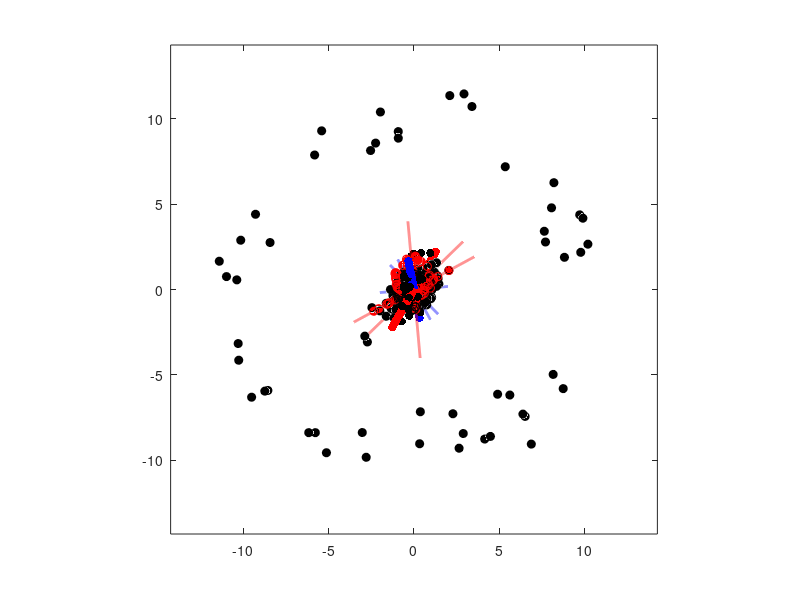
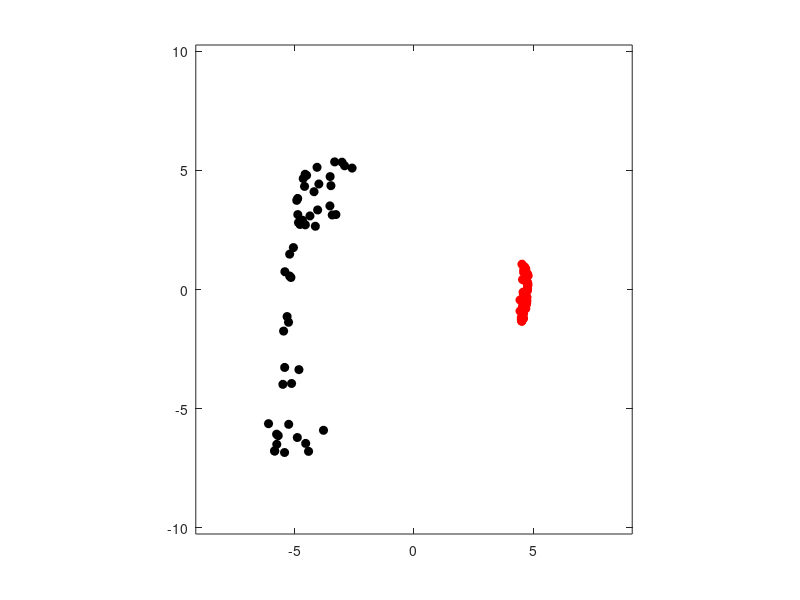

These charts were generated, in order, by the following MATLAB code:
%% This script illustrates a few basic features of PCA through examples.
%   MATH 6600 - Methods of Applied Math
%   December 5, 2025
%   Principle Component Analysis 

%% Example 1: Generate "Bivariate" Gaussian data

% m samples from centered multivariate Gaussian distribution
m = 50;
theta = pi/4;
Q = [cos(theta) -sin(theta); sin(theta) cos(theta)];
sig1 = 2;
sig2 = 0.2;
S = [sig1 0; 0 sig2];
C = Q*S*Q';                                 % covariance matrix
x = mvnrnd([0; 0], C, m)';                  % 50 centered samples

% plot data
figure(1)
x1 = x(1,:); x2 = x(2,:);                   % features 1 and 2
plot(x1,x2,'ok','MarkerFaceColor','k')
scale = 1.5;
xlim([-scale*max(abs(x1)), scale*max(abs(x1))])
ylim([-scale*max(abs(x2)), scale*max(abs(x2))])
axis equal

%% Compute and plot principle components
% Compute principle components
mu = sum(x,2)/m;                    % compute mean of each row
mu_corr = mu*ones(1,size(x,2));     % form mean correction matrix
B = (x-mu_corr)/sqrt(m-1);          % "center" mean of the data
[U,S,~]=svd(B,'econ');
pc = U'*x;

% plot principle components
figure(2)
pc1 = pc(1,:); pc2 = pc(2,:);       % principle components 1 and 2
plot(pc1,pc2,'ok','MarkerFaceColor','k')
scale = 1.5;
xlim([-scale*max(abs(pc1)), scale*max(abs(pc1))])
ylim([-scale*max(abs(pc2)), scale*max(abs(pc2))])
axis equal

% plot eigenvectors on original data
t = -4:0.01:4/norm(U(:,1));
s = -2:0.01:2/norm(U(:,1));
figure(1)
hold on
plot(t.*U(1,1),t.*U(2,1),':r','LineWidth',2)
plot(s.*U(1,2),s.*U(2,2),':b','LineWidth',2)

%% Example 2: Generate "Trivariate" Gaussian data

% m samples from centered multivariate Gaussian distribution
m=50;
theta1 = pi/4;
[Q,~] = qr(randn(3));
sig1 = 2;
sig2 = 0.5;
sig3 = 0.1;
S = [sig1 0 0 ; 0 sig2 0 ; 0 0 sig3 ];
C = Q*S*Q';                                 	% covariance matrix
x = mvnrnd([0; 0; 0], C, m)';                   % 50 centered samples

% plot data
figure(1)
x1 = x(1,:); x2 = x(2,:); x3 = x(3,:);       % features 1,2, 3
scatter3(x1,x2,x3,'k','filled')
scale = 1.5;
xlim([-scale*max(abs(x1)), scale*max(abs(x1))])
ylim([-scale*max(abs(x2)), scale*max(abs(x2))])
%zlim([-scale*max(abs(x3)), scale*max(abs(x3))])
axis equal

%% Compute and plot principle components
% Compute principle components
mu = sum(x,2)/m;                    % compute mean of each row
mu_corr = mu*ones(1,size(x,2));     % form mean correction matrix
B = (x-mu_corr)/sqrt(m-1);          % "center" mean of the data
[U,S,~]=svd(B,'econ');
pc = U'*x;

% plot principle components
figure(2)
pc1 = pc(1,:); pc2 = pc(2,:);       % principle components 1 and 2
plot(pc1,pc2,'ok','MarkerFaceColor','k')
scale = 1.5;
xlim([-scale*max(abs(pc1)), scale*max(abs(pc1))])
ylim([-scale*max(abs(pc2)), scale*max(abs(pc2))])
axis equal

% plot eigenvectors on original data
t = -4:0.01:4/norm(U(:,1));
s = -2:0.01:2/norm(U(:,1));
%r = -1:0.01:1/norm(U(:,1));
figure(1)
hold on
scatter3(t.*U(1,1),t.*U(2,1),t.*U(3,1),'r','filled')
scatter3(s.*U(1,2),s.*U(2,2),s.*U(3,2),'b','filled')
%scatter3(r.*U(1,3),r.*U(2,3),r.*U(3,3),'g','filled')

%% Example 3: Noisy data along a linear manifold
clear

% m samples from noisy linear model
m=50;
xx = randn(1,m);
slope = 0.5;
noise = 0.25;
yy = slope*xx + noise*randn(1,m);
xnc = [xx; yy];                     % 50 samples
x = xnc - mean(xnc,2);              % 50 centered samples

% plot data
figure(1)
x1=x(1,:); x2=x(2,:);
plot(x1,x2,'ok','MarkerFaceColor','k')
scale = 1.25;
xlim([-scale*max(abs(x1)), scale*max(abs(x1))])
ylim([-scale*max(abs(x2)), scale*max(abs(x2))])
axis equal

% compute principle components
mu = mean(x,2);                     % compute mean of each row
mu_corr = mu*ones(1,size(x,2));     % form mean correction matrix
B = (x-mu_corr)/sqrt(m-1);          % "center" mean of the data
[U,S,~]=svd(B,'econ');
pc = U'*x;

% plot principle components
figure(2)
pc1 = pc(1,:); pc2 = pc(2,:);       % principle components 1 and 2
plot(pc1,pc2,'ok','MarkerFaceColor','k')
scale = 1.5;
xlim([-scale*max(abs(pc1)), scale*max(abs(pc1))])
ylim([-scale*max(abs(pc2)), scale*max(abs(pc2))])
axis equal

% plot eigenvectors on original data
t = -4:0.01:4/norm(U(:,1));
s = -2:0.01:2/norm(U(:,1));
figure(1)
hold on
plot(t.*U(1,1),t.*U(2,1),':r','LineWidth',2)
plot(s.*U(1,2),s.*U(2,2),':b','LineWidth',2)

% plot projections of data onto first principle axis ("de-noise")
x_clean = U(:,1)*U(:,1)'*x;
figure(1)
hold on
plot(x_clean(1,:),x_clean(2,:),'or','MarkerFaceColor','r')

%% Example 4: Noisy data along a nonlinear manifold
clear

% m samples from  multivariate Gaussian distribution
m=50;
noise = 0.1;
theta = 2*pi*rand(1,m);
xx = cos(theta) + noise*randn(1,m);
yy = sin(theta) + noise*randn(1,m);
xnc = [xx; yy];                     % 50 samples
x = xnc - mean(xnc,2);              % 50 centered samples

% plot data
figure(1)
x1=x(1,:); x2=x(2,:);
plot(x1,x2,'ok','MarkerFaceColor','k')
scale = 1.25;
xlim([-scale*max(abs(x1)), scale*max(abs(x1))])
ylim([-scale*max(abs(x2)), scale*max(abs(x2))])
axis equal

% compute principle components
mu = mean(x,2);                     % compute mean of each row
mu_corr = mu*ones(1,size(x,2));     % form mean correction matrix
B = (x-mu_corr)/sqrt(m-1);          % "center" mean of the data
[U,S,~]=svd(B,'econ');
pc = U'*x;

% plot principle components
figure(2)
pc1 = pc(1,:); pc2 = pc(2,:);       % principle components 1 and 2
plot(pc1,pc2,'ok','MarkerFaceColor','k')
scale = 1.5;
xlim([-scale*max(abs(pc1)), scale*max(abs(pc1))])
ylim([-scale*max(abs(pc2)), scale*max(abs(pc2))])
axis equal

% plot eigenvectors on original data
t = -4:0.01:4/norm(U(:,1));
s = -2:0.01:2/norm(U(:,1));
figure(1)
hold on
plot(t.*U(1,1),t.*U(2,1),':r','LineWidth',2)
plot(s.*U(1,2),s.*U(2,2),':b','LineWidth',2)

% plot projections of data onto first principle axis ("de-noise")
x_clean = U(:,1)*U(:,1)'*x;
figure(1)
hold on
plot(x_clean(1,:),x_clean(2,:),'or','MarkerFaceColor','r')

%% Example 5: Noisy data along a nonlinear manifold (kPCA)
clear

% m samples from  multivariate Gaussian distribution
m = 50;
r = 1;
noise = 0.1;
theta = 2*pi*rand(1,m);
xx = r*cos(theta) + noise*randn(1,m);
yy = r*sin(theta) + noise*randn(1,m);
xnc = [xx; yy];                     % 50 samples
x = xnc - mean(xnc,2);              % 50 centered samples

% plot data
figure(1)
x1=x(1,:); x2=x(2,:);
plot(x1,x2,'ok','MarkerFaceColor','k')
scale = 1.25;
xlim([-scale*max(abs(x1)), scale*max(abs(x1))])
ylim([-scale*max(abs(x2)), scale*max(abs(x2))])
axis equal

% compute kernel principle components
sig = 1;
k = @(x,y) exp(-0.5*norm(x-y).^2/sig^2);      % kernel 1
%k = @(x,y) (1 + dot(x,y))^2;        % kernel 2
KK = zeros(m);
for j = 1:m
    for l = 1:m
    KK(l,j) = k(x(:,l),x(:,j));
    end
end
M = ones(m)/m;
K = KK - M*KK - KK*M + M*KK*M;      % Gram matrix for centered data
[U,S,~]=svd(K/m);                   % eigenpairs of Gram matrix
UU = U / diag(sqrt(diag(S)));       % normalize eigenvectors
pc = UU'*K;                         % principle components of data


% plot leading principle components
figure(2)
pc1 = pc(1,:); pc2 = pc(2,:);       % principle components 1 and 2
plot(pc1,pc2,'ok','MarkerFaceColor','k')
scale = 1.5;
xlim([-scale*max(abs(pc1)), scale*max(abs(pc1))])
ylim([-scale*max(abs(pc2)), scale*max(abs(pc2))])
axis equal

%% Example 6: clustering data along nonlinear manifolds (kPCA)
clear

% m samples from  multivariate Gaussian distribution
m1 = 50;
r1 = 10;
noise1 = 1;
theta1 = 2*pi*rand(1,m1);
xx1 = r1*cos(theta1) + noise1*randn(1,m1);
yy1 = r1*sin(theta1) + noise1*randn(1,m1);
xnc1 = [xx1; yy1];              	% 50 samples from noisy model 1

% m samples from  multivariate Gaussian distribution
m2 = 50;
r2 = 1;
noise2 = 0.1;
theta2 = 2*pi*rand(1,m2);
xx2 = r2*cos(theta2) + noise2*randn(1,m2);
yy2 = r2*sin(theta2) + noise2*randn(1,m2);
xnc2 = [xx2; yy2];                  % 50 samples from noisy model 2

% collect and center all data
m = m1 + m2;
xnc = [xnc1 xnc2];
x = xnc - mean(xnc,2);              % 50 centered samples

% plot data
figure(1)
x1=x(1,:); x2=x(2,:);
plot(x1(1:m1),x2(1:m1),'ok','MarkerFaceColor','k')
hold on
plot(x1(m1+1:end),x2(m1+1:end),'or','MarkerFaceColor','r')
scale = 1.25;
xlim([-scale*max(abs(x1)), scale*max(abs(x1))])
ylim([-scale*max(abs(x2)), scale*max(abs(x2))])
axis equal

% compute kernel principle components
sig = 5;
k = @(x,y) exp(-0.5*norm(x-y).^2/sig^2);      % kernel 1
%k = @(x,y) (1 + dot(x,y))^2;        % kernel 2
KK = zeros(m);
for j = 1:m
    for l = 1:m
    KK(l,j) = k(x(:,l),x(:,j));
    end
end
M = ones(m)/m;
K = KK - M*KK - KK*M + M*KK*M;      % Gram matrix for centered data
[U,S,~]=svd(K/m);                   % eigenpairs of Gram matrix
UU = U / diag(sqrt(diag(S)));       % normalize eigenvectors
pc = UU'*K;                         % principle components of data


% plot leading principle components
figure(2)
pc1 = pc(1,:); pc2 = pc(2,:);       % principle components 1 and 2
plot(pc1(1:m1),pc2(1:m1),'ok','MarkerFaceColor','k')
hold on
plot(pc1(m1+1:end),pc2(m1+1:end),'or','MarkerFaceColor','r')
scale = 1.5;
xlim([-scale*max(abs(pc1)), scale*max(abs(pc1))])
ylim([-scale*max(abs(pc2)), scale*max(abs(pc2))])
axis equal

